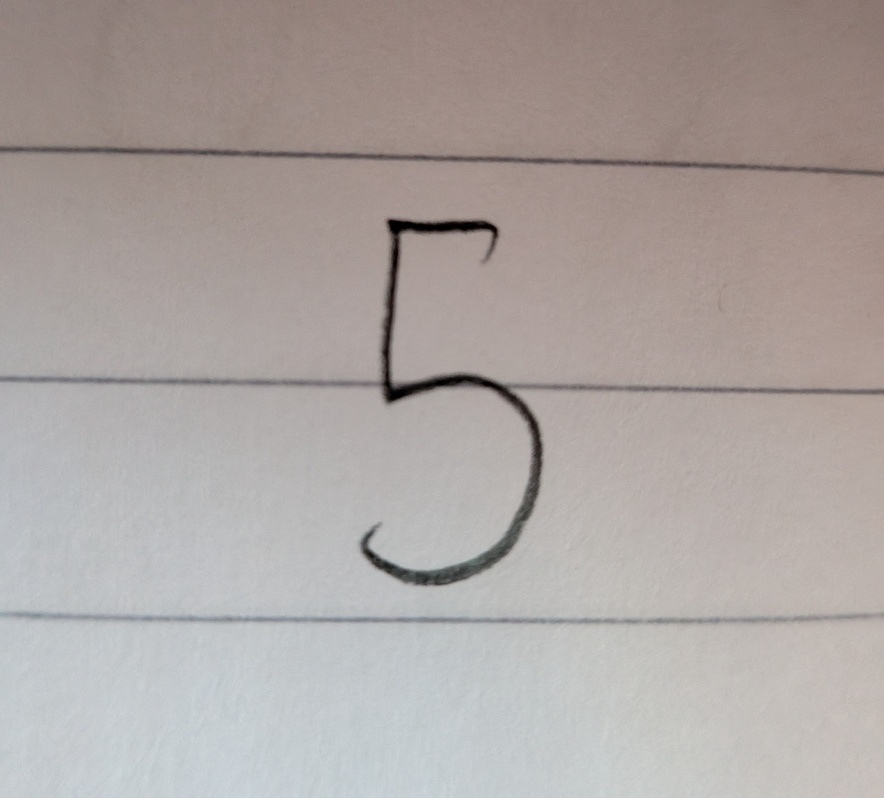
#> input picture Storage/IMG_9504.jpg, 884 x 798 px, shrunk from 1290 x 1164 before the run
$ python -i 'preprocess - backup.py'   (imports and definitions only)
#> lines starting #> are read from the running program, lines starting #| are printed output that depends on the picture; after the words box and inside, x2 and y2 are one past the last pixel; in counts of white or black regions, pixels touching at a corner belong together
#> further down, picture is the input picture: PIL image 884x798 RGB; mean R, G, B 172.8, 165.3, 162.7
import numpy as np
from scipy import ndimage
from PIL import Image

def center_digit(img_28x28):
    # Flyttar siffran till mitten av 28x28-rutan baserat på dess masscentrum.
    cy, cx = ndimage.center_of_mass(img_28x28)
    if np.isnan(cy) or np.isnan(cx): return img_28x28
    return ndimage.shift(img_28x28, [14 - cy, 14 - cx], mode='constant', cval=0)

def preprocess_image(img_input, is_upload=False):
    # Gråskala
#> called with is_upload = False
    img = img_input.convert('L')
    img_array = np.array(img).astype(np.float32)

    # Identifiera bakgrunden innan vi börjar modifiera pixlarna
    h, w = img_array.shape
    b = 4
    edges_orig = np.concatenate([img_array[:b,:].flatten(), img_array[-b:,:].flatten(),
                                 img_array[:,:b].flatten(), img_array[:, -b:].flatten()])
#> edges_orig = 13456 values, max 213 at index 4668, min 79 at index 7671, mean 166.8

    # Avgör om bakgrunden är ljus baserat på medianen av kanterna
    is_light_bg = np.median(edges_orig) > 127
#> is_light_bg = True

    # Ljusa upp och städa av ramen
    if is_light_bg:
        # Foto/Ljus bakgrund: Boosta vid behov och gör ramen vit
        if is_upload and np.median(edges_orig) < 250:
            img_array = img_array + 70
            img_array = np.clip(img_array, 0, 255)
        img_array[:b, :] = 255; img_array[-b:, :] = 255
        img_array[:, :b] = 255; img_array[:, -b:] = 255
    else:
        # Redan inverterad/mörk bakgrund: Gör ramen svart
        img_array[:b, :] = 0; img_array[-b:, :] = 0
        img_array[:, :b] = 0; img_array[:, -b:] = 0

    # Enhetlig invertering så att siffran alltid blir vit på svart bakgrund
    if is_light_bg:
        img_array = 255 - img_array

    # Binär mask (Tröskel 100 för att inte tappa tunna ettor)
    threshold = 100 if is_upload else 45
    binary_mask = (img_array > threshold).astype(np.uint8)
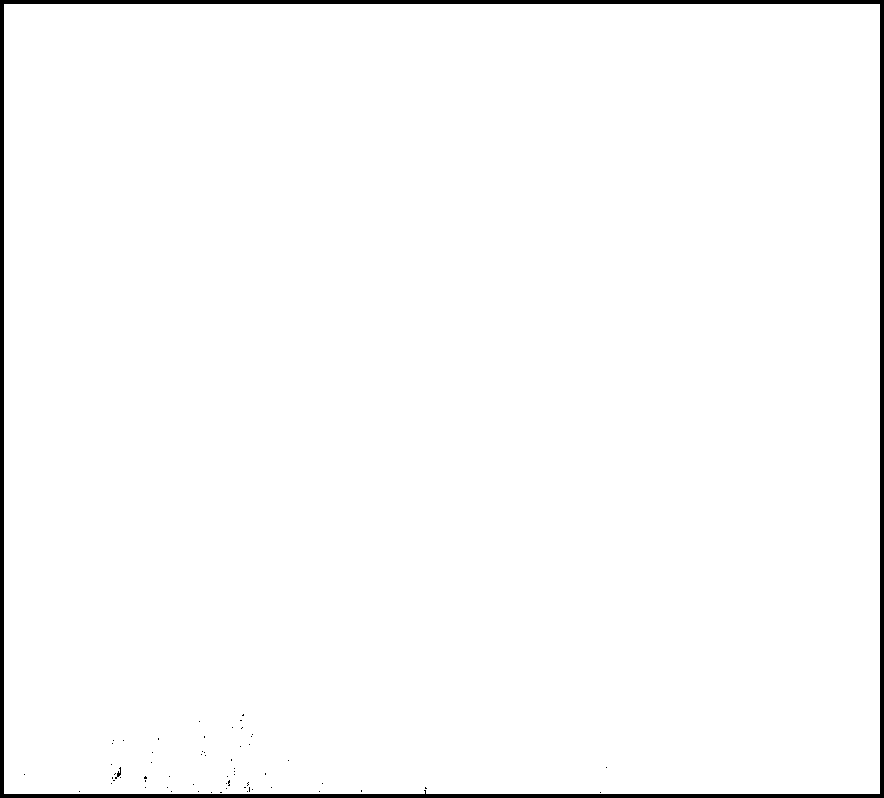
#> binary_mask: shape (798, 884); values 0 (black) and 1 (white), 98.1% white; 62 black regions (60 under 20 px), largest, box (x1, y1, x2, y2) and area: (0, 0, 884, 798) 13397, (115, 767, 121, 779) 26

    # Cropping
    rows = np.any(binary_mask > 0, axis=1)
    cols = np.any(binary_mask > 0, axis=0)
    if not np.any(rows) or not np.any(cols):
        return np.zeros((1, 784)), np.zeros((28, 28)), 0, 0, 0

    rmin, rmax = np.where(rows)[0][[0, -1]]
#> rmin = 4; rmax = 793
    cmin, cmax = np.where(cols)[0][[0, -1]]
#> cmin = 4; cmax = 879
    digit = img_array[rmin:rmax+1, cmin:cmax+1]
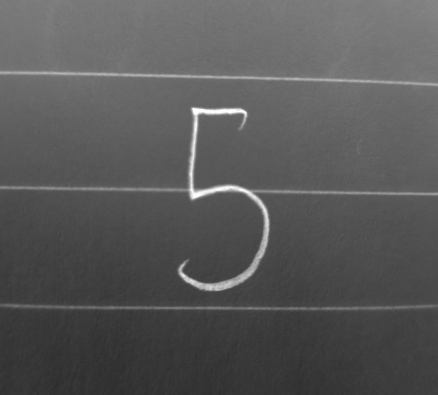
#> digit: shape (790, 876) float32 (shown at 1/2 size); min 42, max 255, mean 87.7

    # Förtjockning & Hålräkning
    digit_bin = (digit > 110).astype(np.uint8)
#> digit_bin: shape (790, 876); values 0 (black) and 1 (white), 21.3% white; 589 white regions (553 under 20 px), largest, box (x1, y1, x2, y2) and area: (0, 0, 876, 196) 128482, (0, 213, 876, 582) 15426, (309, 614, 466, 618) 455
    digit_bin = ndimage.binary_dilation(digit_bin, structure=np.ones((2,2))).astype(np.uint8)
#> digit_bin: shape (790, 876); values 0 (black) and 1 (white), 23% white; 234 white regions (195 under 20 px), largest, box (x1, y1, x2, y2) and area: (0, 0, 876, 199) 137875, (0, 212, 876, 582) 17251, (308, 613, 542, 619) 907

    labeled_blobs, num_found_blobs = ndimage.label(digit_bin)
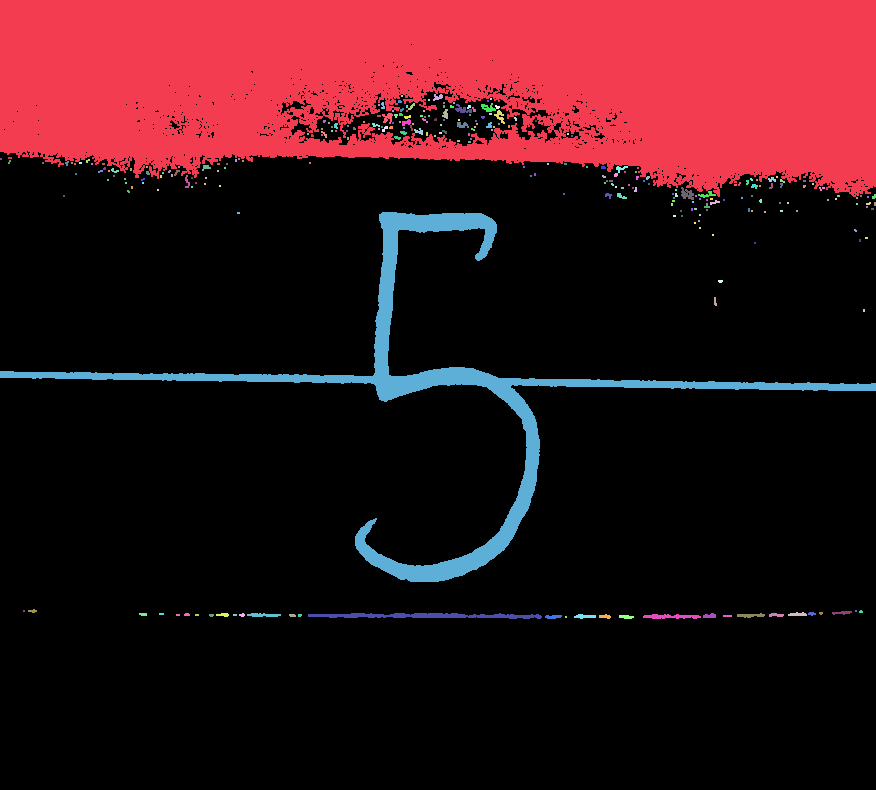
#> labeled_blobs: shape (790, 876) int32; 282 distinct labels, from 0 to 281; one colour per label, 0 black
#> num_found_blobs = 281
    num_holes = 0

    # Loopar igenom figurer som hittats
    for label_idx in range(1, num_found_blobs + 1):
        single_blob_mask = (labeled_blobs == label_idx).astype(np.uint8)

        # Fyll hål för just denna figur
        filled = ndimage.binary_fill_holes(single_blob_mask)
        holes_mask = filled.astype(int) - single_blob_mask.astype(int)
        labeled_holes, n_found_holes = ndimage.label(holes_mask > 0)

        # Räkna giltiga hål i denna figur
        for i in range(1, n_found_holes + 1):
            if np.sum(labeled_holes == i) > 5: # Filter för småbrus
                num_holes += 1
#> this loop made 281 passes
#> n_found_holes on passes 1 to 3: 517, 0, 0
#> pass 1, in preprocess_image, `holes_mask = filled.astype(int) - single_blob_mask.astype(int)`:
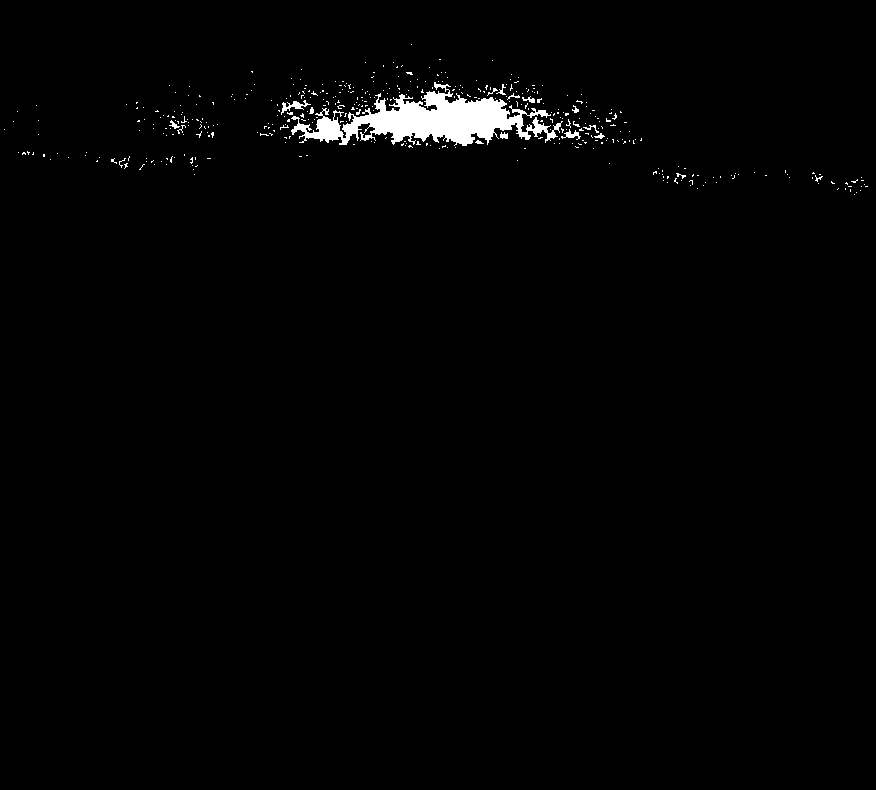
#> holes_mask: shape (790, 876) int64; values 0 (black) and 1 (white), 1.3% white; 416 white regions (399 under 20 px), largest, box (x1, y1, x2, y2) and area: (291, 82, 563, 146) 7180, (281, 100, 311, 115) 146, (561, 129, 581, 140) 86
#> after the loop:
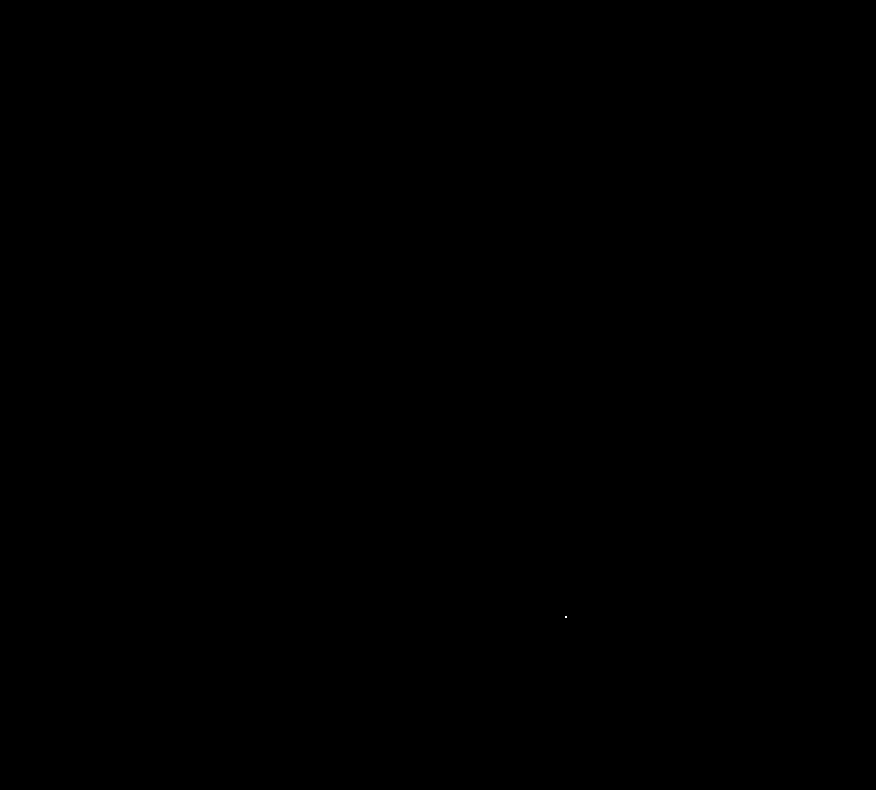
#> single_blob_mask: shape (790, 876); values 0 (black) and 1 (white), 0% white in thin lines or dots, all inside (x1, y1, x2, y2) = (565, 616, 567, 618)
#> after the loop, num_holes = 81

    # Säkerhetsspärr för extremt kladd
    if num_holes > 2:
        num_holes = 0

    # Skalning & Finalisering
    h_d, w_d = digit.shape
    scale = 20.0 / max(h_d, w_d)
    new_size = (int(w_d * scale), int(h_d * scale))
#> new_size = (20, 18)
    digit_rescaled = np.array(Image.fromarray((digit_bin * 255).astype(np.uint8)).resize(new_size, Image.Resampling.LANCZOS))

    img_28 = np.zeros((28, 28), dtype=np.uint8)
    y_off, x_off = (28 - digit_rescaled.shape[0]) // 2, (28 - digit_rescaled.shape[1]) // 2
    img_28[y_off:y_off+digit_rescaled.shape[0], x_off:x_off+digit_rescaled.shape[1]] = digit_rescaled
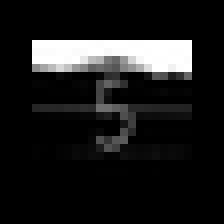
#> img_28: shape (28, 28) (shown 8 times larger); min 0, max 255, mean 27.4

    img_final = center_digit(img_28.astype('float32')) / 255.0
#> in center_digit, `cy, cx = ndimage.center_of_mass(img_28x28)`: cy = 7.44; cx = 13.84
    img_final = np.clip(img_final, 0.0, 1.0)
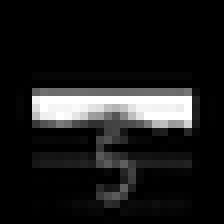
#> img_final: shape (28, 28) float32 (shown 8 times larger); min 0, max 1, mean 0.109

    aspect_ratio = (cmax - cmin) / (rmax - rmin) if (rmax - rmin) > 0 else 0
#> aspect_ratio = 1.11

    return img_final.reshape(1, 784), img_final, num_found_blobs, aspect_ratio, num_holes

>>> from PIL import Image
>>> picture = Image.open('Storage/IMG_9504.jpg')
>>> result = preprocess_image(picture)
#> result = 5 items

$ run again, on Storage/IMG_9505.jpg
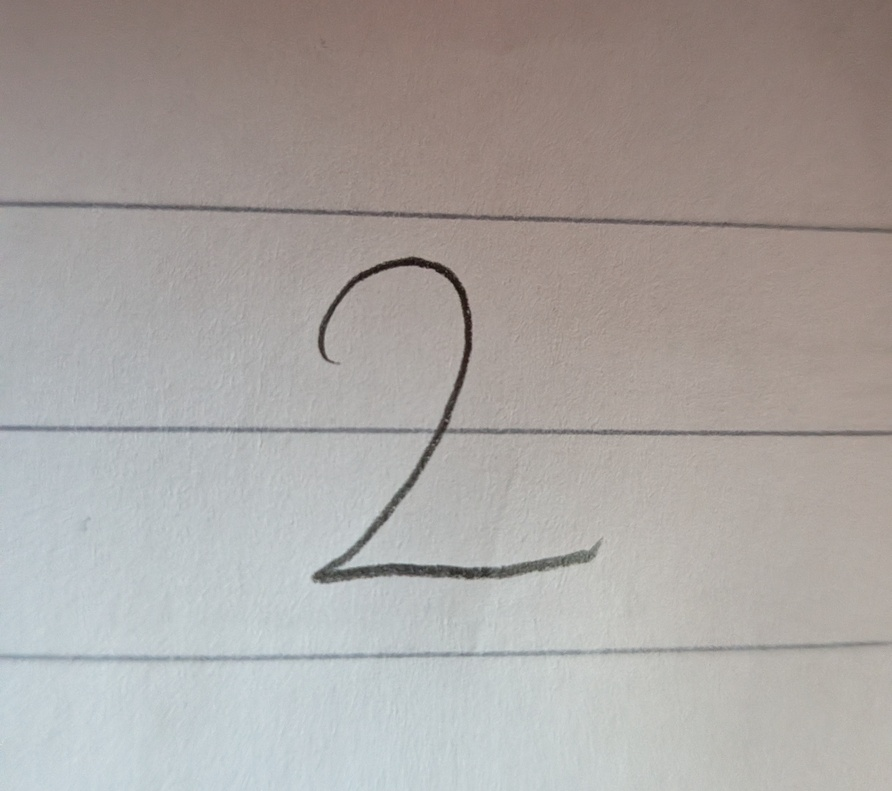
#> input picture Storage/IMG_9505.jpg, 892 x 791 px, shrunk from 1290 x 1144 before the run
#> picture is the input picture: PIL image 892x791 RGB; mean R, G, B 169.2, 164.3, 161.5
#> edges_orig = 13464 values, max 218 at index 6505, min 93 at index 11220, mean 161.7
#> is_light_bg = True
#> in preprocess_image, `binary_mask = (img_array > threshold).astype(np.uint8)`:
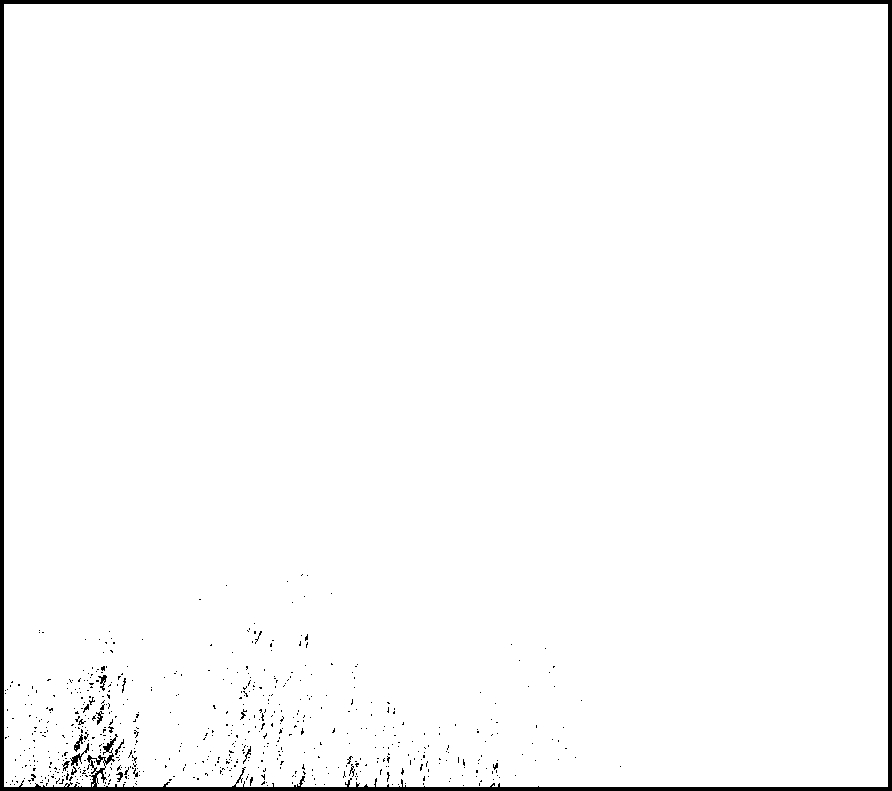
#> binary_mask: shape (791, 892); values 0 (black) and 1 (white), 97.7% white; 620 black regions (602 under 20 px), largest, box (x1, y1, x2, y2) and area: (0, 0, 892, 791) 14038, (70, 743, 89, 766) 105, (74, 734, 83, 752) 68
#> rmin = 4; rmax = 786
#> cmin = 4; cmax = 887
#> labeled_blobs: shape (783, 884) int32; 557 distinct labels, from 0 to 556
#> num_found_blobs = 556
#> the loop in preprocess_image, `for label_idx in range(1, num_found_blobs + 1):` made 556 passes
#> n_found_holes on passes 1 to 3: 579, 0, 0
#> after the loop in preprocess_image, `for label_idx in range(1, num_found_blobs + 1):`: num_holes = 92
#> new_size = (20, 17)
#> cy = 7.52; cx = 14.47
#> in preprocess_image, `img_final = np.clip(img_final, 0.0, 1.0)`:
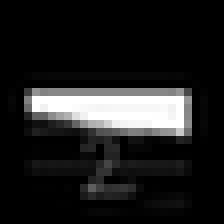
#> img_final: shape (28, 28) float32 (shown 8 times larger); min 0, max 1, mean 0.125
#> aspect_ratio = 1.13
#> result = 5 items

$ run again, on Storage/IMG_9506.jpg
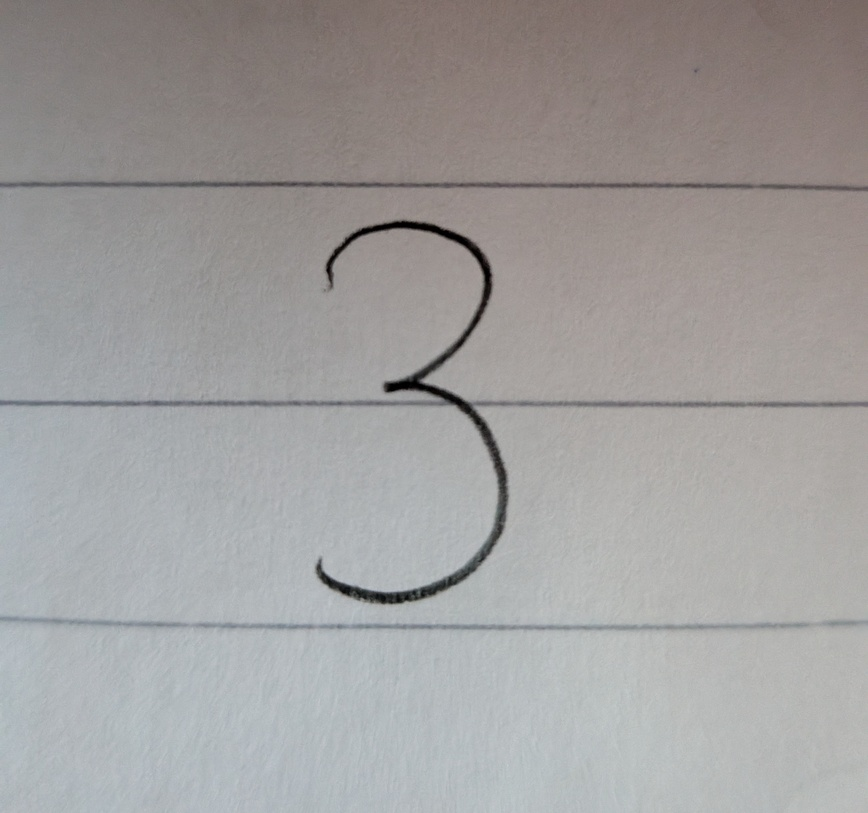
#> input picture Storage/IMG_9506.jpg, 868 x 813 px, shrunk from 1290 x 1207 before the run
#> picture is the input picture: PIL image 868x813 RGB; mean R, G, B 160, 158.2, 157.6
#> edges_orig = 13448 values, max 196 at index 3972, min 89 at index 10949, mean 154.4
#> is_light_bg = True
#> binary_mask: shape (813, 868); values 0 (black) and 1 (white), 98.1% white; 1 black region, box (x1, y1, x2, y2) and area: (0, 0, 868, 813) 13384
#> rmin = 4; rmax = 808
#> cmin = 4; cmax = 863
#> in preprocess_image, `labeled_blobs, num_found_blobs = ndimage.label(digit_bin)`:
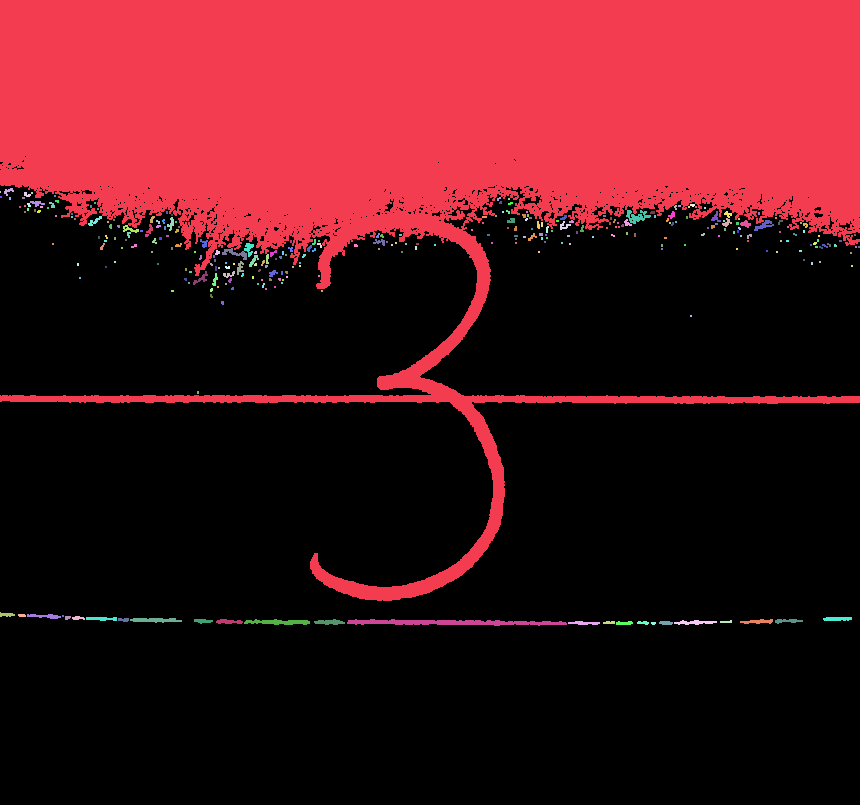
#> labeled_blobs: shape (805, 860) int32; 312 distinct labels, from 0 to 311; one colour per label, 0 black
#> num_found_blobs = 311
#> the loop in preprocess_image, `for label_idx in range(1, num_found_blobs + 1):` made 311 passes
#> n_found_holes on passes 1 to 3: 457, 0, 0
#> after the loop in preprocess_image, `for label_idx in range(1, num_found_blobs + 1):`: num_holes = 81
#> new_size = (20, 18)
#> cy = 7.75; cx = 13.49
#> in preprocess_image, `img_final = np.clip(img_final, 0.0, 1.0)`:
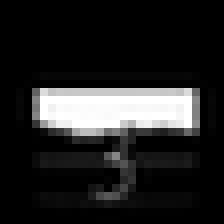
#> img_final: shape (28, 28) float32 (shown 8 times larger); min 0, max 1, mean 0.143
#> aspect_ratio = 1.07
#> result = 5 items
